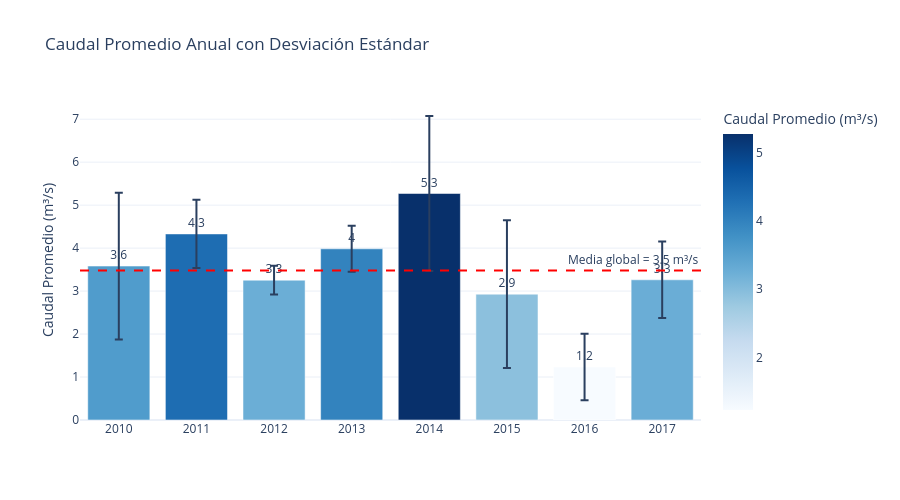

The code cell stored with this chart in its notebook:
### Markdown cell above
## 9. Patrones Interanuales y Tendencia

¿Hay años significativamente más secos o más húmedos? Comparamos el caudal promedio anual y la evolución temporal año a año.

### Code cell
# =============================================================================
# CONCEPTO: Análisis de variabilidad interanual — caudal promedio por año
# -----------------------------------------------------------------------------
# df.groupby("Año")["Caudal"].agg(["mean","std","median"])
#   → agrupación por año: cada fila representa un año completo
#   → "mean"   → caudal promedio anual (indicador del año seco/húmedo)
#   → "std"    → dispersión dentro del año (relación con la estacionalidad)
#   → "median" → robusto a valores extremos puntuales
#
# px.bar(anual, x="Año", y="Media", error_y="Desv_Std")
#   - error_y="Desv_Std" → barras de error ±1σ sobre cada barra
#   - text=anual["Media"].round(1) → etiqueta numérica directamente en cada barra
#   - color="Media" + color_continuous_scale="Blues"
#     → gradiente de azul proporcional al valor: años más húmedos más oscuros
#   - textposition="outside" → etiquetas de texto fuera de la barra (legible)
#
# add_hline(y=media_global)
#   → línea de referencia horizontal: permite identificar visualmente
#     los años por encima (húmedos) y por debajo (secos) de la media histórica
#   → relacionado con fenómenos climáticos El Niño (años secos) / La Niña (húmedos)
#
# CRITERIO DE USO: El análisis interanual detecta heterogeneidad entre años
# que puede afectar la capacidad predictiva de un modelo entrenado en
# período específico. Si hay tendencia creciente o decreciente en la media anual,
# la serie puede necesitar una diferenciación adicional (d>1 o D=1 estacional).
# =============================================================================
# Caudal promedio anual
anual = df.groupby("Año")["Caudal"].agg(["mean", "std", "median"]).reset_index()
anual.columns = ["Año", "Media", "Desv_Std", "Mediana"]

# Media global
media_global = df["Caudal"].mean()

fig = px.bar(
    anual, x="Año", y="Media",
    error_y="Desv_Std",
    title="Caudal Promedio Anual con Desviación Estándar",
    labels={"Media": "Caudal Promedio (m³/s)", "Año": ""},
    text=anual["Media"].round(1),
    color="Media",
    color_continuous_scale="Blues",
)
fig.add_hline(y=media_global, line_dash="dash", line_color="red",
              annotation_text=f"Media global = {media_global:.1f} m³/s")
fig.update_traces(textposition="outside")
fig.update_layout(width=900, height=500, showlegend=False)
fig.show()

print("📊 Resumen anual:")
display(anual.round(2))

### Figure 1 — Plotly figure (JSON) as saved in the notebook; plotly's stock layout.template omitted (floating-point values rounded to 4 significant figures)
{"data": [{"error_y": {"array": [1.709, 0.7949, 0.3352, 0.536, 1.804, 1.72, 0.7721, 0.8902]}, "hovertemplate": "=%{x}<br>Caudal Promedio (m³/s)=%{marker.color}<br>text=%{text}<extra></extra>", "legendgroup": "", "marker": {"color": [3.582, 4.33, 3.254, 3.984, 5.271, 2.929, 1.235, 3.262], "coloraxis": "coloraxis", "pattern": {"shape": ""}}, "name": "", "orientation": "v", "showlegend": false, "text": [3.6, 4.3, 3.3, 4.0, 5.3, 2.9, 1.2, 3.3], "textposition": "outside", "type": "bar", "x": [2010, 2011, 2012, 2013, 2014, 2015, 2016, 2017], "xaxis": "x", "y": [3.582, 4.33, 3.254, 3.984, 5.271, 2.929, 1.235, 3.262], "yaxis": "y"}], "layout": {"annotations": [{"showarrow": false, "text": "Media global = 3.5 m³/s", "x": 1, "xanchor": "right", "xref": "x domain", "y": 3.48, "yanchor": "bottom", "yref": "y"}], "barmode": "relative", "coloraxis": {"colorbar": {"title": {"text": "Caudal Promedio (m³/s)"}}, "colorscale": [[0, "rgb(247,251,255)"], [0.125, "rgb(222,235,247)"], [0.25, "rgb(198,219,239)"], [0.375, "rgb(158,202,225)"], [0.5, "rgb(107,174,214)"], [0.625, "rgb(66,146,198)"], [0.75, "rgb(33,113,181)"], [0.875, "rgb(8,81,156)"], [1, "rgb(8,48,107)"]]}, "height": 500, "legend": {"tracegroupgap": 0}, "shapes": [{"line": {"color": "red", "dash": "dash"}, "type": "line", "x0": 0, "x1": 1, "xref": "x domain", "y0": 3.48, "y1": 3.48, "yref": "y"}], "showlegend": false, "title": {"text": "Caudal Promedio Anual con Desviación Estándar"}, "width": 900, "xaxis": {"anchor": "y", "domain": [0, 1], "title": {"text": ""}}, "yaxis": {"anchor": "x", "domain": [0, 1], "title": {"text": "Caudal Promedio (m³/s)"}}}}
